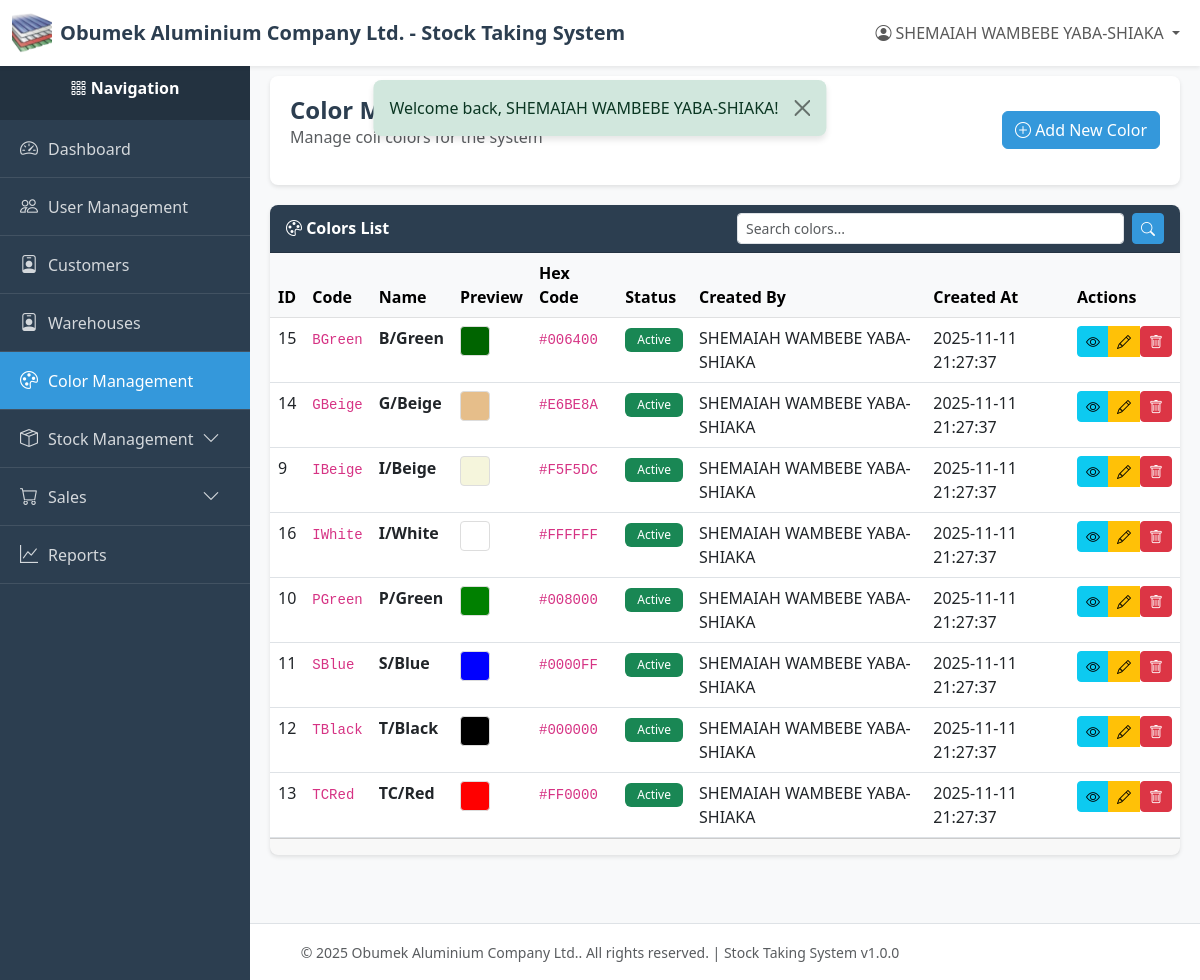
Page /index.php?page=colors (signed in) on the committed database.
### tables this page shows
CREATE TABLE `colors` (
  `id` int(11) NOT NULL,
  `code` varchar(50) NOT NULL COMMENT 'Short code like IBeige, PGreen',
  `name` varchar(100) NOT NULL COMMENT 'Display name like I/Beige, P/Green',
  `hex_code` varchar(7) DEFAULT NULL COMMENT 'Optional hex color code for UI display',
  `is_active` tinyint(1) DEFAULT 1,
  `created_by` int(11) NOT NULL,
  `created_at` timestamp NOT NULL DEFAULT current_timestamp(),
  `updated_at` timestamp NULL DEFAULT NULL ON UPDATE current_timestamp(),
  `deleted_at` timestamp NULL DEFAULT NULL
);

CREATE TABLE `users` (
  `id` int(11) NOT NULL,
  `email` varchar(255) NOT NULL,
  `password` varchar(255) NOT NULL,
  `name` varchar(255) NOT NULL,
  `role` varchar(50) NOT NULL DEFAULT 'viewer',
  `created_at` timestamp NOT NULL DEFAULT current_timestamp(),
  `updated_at` timestamp NULL DEFAULT NULL ON UPDATE current_timestamp(),
  `deleted_at` timestamp NULL DEFAULT NULL
);

### index.php (called while the page is built, shortened)
<?php
require_once __DIR__ . '/utils/auth_middleware.php';
require_once __DIR__ . '/controllers/routes.php';

### utils/auth_middleware.php (called while the page is built, shortened)
<?php
function hasPermission($module, $action = ACTION_VIEW) {
    if (isset($_SESSION['user_role']) && $_SESSION['user_role'] === ROLE_SUPER_ADMIN) {
        return true;
    }
    $permissions = $_SESSION['permissions'];
    return in_array($action, $permissions[$module]);
}

### config/db.php (called while the page is built, shortened)
<?php
class Database {
    private static $instance = null;
    private $connection;
    private $host = 'localhost';
    private $db_name = 'stock_system';
    private $username = 'root';
    private $password = '';
    private $charset = 'utf8mb4';
    private function __construct() {
        try {
            $dsn = "mysql:host={$this->host};dbname={$this->db_name};charset={$this->charset}";
            $options = [
                PDO::ATTR_ERRMODE            => PDO::ERRMODE_EXCEPTION,
                PDO::ATTR_DEFAULT_FETCH_MODE => PDO::FETCH_ASSOC,
                PDO::ATTR_EMULATE_PREPARES   => false,
            ];
            $this->connection = new PDO($dsn, $this->username, $this->password, $options);
        } catch (PDOException $e) {
            error_log("Database Connection Error: " . $e->getMessage());
            die("Database connection failed. Please contact the administrator.");
        }
    }
    public static function getInstance() {
        if (self::$instance === null) {
            self::$instance = new self();
        }
        return self::$instance;
    }
    public function getConnection() {
        return $this->connection;
    }
}

### models/color.php (called while the page is built, shortened)
<?php
require_once __DIR__ . '/../config/db.php';
class Color {
    private $db;
    private $table = 'colors';
    public function __construct() {
        $this->db = Database::getInstance()->getConnection();
    }
    public function getAll($limit = RECORDS_PER_PAGE, $offset = 0) {
        try {
            $sql = "SELECT c.*, u.name as created_by_name
                    FROM {$this->table} c
                    LEFT JOIN users u ON c.created_by = u.id
                    WHERE c.deleted_at IS NULL
                    ORDER BY c.name ASC
                    LIMIT :limit OFFSET :offset";
            $stmt = $this->db->prepare($sql);
            $stmt->bindValue(':limit', $limit, PDO::PARAM_INT);
            $stmt->bindValue(':offset', $offset, PDO::PARAM_INT);
            $stmt->execute();
            return $stmt->fetchAll();
        } catch (PDOException $e) {
            error_log("Color fetch error: " . $e->getMessage());
            return [];
        }
    }
}

### utils/helpers.php (called while the page is built, shortened)
<?php
function formatDate($date, $format = 'Y-m-d H:i:s')
{
    $timestamp = strtotime($date);
    return $timestamp ? date($format, $timestamp) : $date;
}

### views/colors/index.php (the view, shortened to what this page needs)
<?php
require_once __DIR__ . '/../../config/db.php';
require_once __DIR__ . '/../../models/color.php';
require_once __DIR__ . '/../../utils/helpers.php';
$currentPage = isset($_GET['page_num']) ? (int)$_GET['page_num'] : 1;
$searchQuery = $_GET['search'] ?? '';
$colorModel = new Color();
if (!empty($searchQuery)) {
    $colors = $colorModel->search($searchQuery, RECORDS_PER_PAGE, ($currentPage - 1) * RECORDS_PER_PAGE);
    $totalColors = count($colors);
} else {
    $colors = $colorModel->getAll(RECORDS_PER_PAGE, ($currentPage - 1) * RECORDS_PER_PAGE);
}
require_once __DIR__ . '/../../layout/header.php';
require_once __DIR__ . '/../../layout/sidebar.php';
?>
<div class="content-wrapper">
    <div class="page-header">
        <div class="d-flex justify-content-between align-items-center">
            <div>
                <h1 class="page-title">Color Management</h1>
                <p class="text-muted">Manage coil colors for the system</p>
            </div>
            <?php if (hasPermission(MODULE_COLOR_MANAGEMENT, ACTION_CREATE)): ?>
            <a href="/new-stock-system/index.php?page=colors_create" class="btn btn-primary">
                <i class="bi bi-plus-circle"></i> Add New Color
            </a>
            <?php endif; ?>
        </div>
    </div>
    <div class="card">
        <div class="card-header">
            <div class="row align-items-center">
                <div class="col-md-6">
                    <i class="bi bi-palette"></i> Colors List
                </div>
                <div class="col-md-6">
                    <form method="GET" action="/new-stock-system/index.php" class="d-flex">
                        <input type="text" name="search" class="form-control form-control-sm me-2"
                               placeholder="Search colors..." value="<?php echo htmlspecialchars($searchQuery); ?>">
                        <button type="submit" class="btn btn-sm btn-primary"><i class="bi bi-search"></i></button>
                    </form>
                </div>
            </div>
        </div>
        <div class="card-body p-0">
            <?php if (empty($colors)): ?>
            <div class="alert alert-info m-3">
                <i class="bi bi-info-circle"></i> No colors found.
            </div>
            <?php else: ?>
            <div class="table-responsive">
                <table class="table table-hover mb-0">
                    <thead class="table-light">
                        <tr>
                            <th>ID</th>
                            <th>Code</th>
                            <th>Name</th>
                            <th>Preview</th>
                            <th>Hex Code</th>
                            <th>Status</th>
                            <th>Created By</th>
                            <th>Created At</th>
                            <th>Actions</th>
                        </tr>
                    </thead>
                    <tbody>
                        <?php foreach ($colors as $color): ?>
                        <tr>
                            <td><?php echo $color['id']; ?></td>
                            <td><code><?php echo htmlspecialchars($color['code']); ?></code></td>
                            <td><strong><?php echo htmlspecialchars($color['name']); ?></strong></td>
                            <td>
                                <?php if (!empty($color['hex_code'])): ?>
                                    <div style="width: 30px; height: 30px; background-color: <?php echo htmlspecialchars($color['hex_code']); ?>; border: 1px solid #ddd; border-radius: 4px;"></div>
                                <?php else: ?>
                                    <span class="text-muted">-</span>
                                <?php endif; ?>
                            </td>
                            <td>
                                <?php if (!empty($color['hex_code'])): ?>
                                    <code><?php echo htmlspecialchars($color['hex_code']); ?></code>
                                <?php else: ?>
                                    <span class="text-muted">-</span>
                                <?php endif; ?>
                            </td>
                            <td>
                                <?php if ($color['is_active']): ?>
                                    <span class="badge bg-success">Active</span>
                                <?php else: ?>
                                    <span class="badge bg-secondary">Inactive</span>
                                <?php endif; ?>
                            </td>
                            <td><?php echo htmlspecialchars($color['created_by_name'] ?? '-'); ?></td>
                            <td><?php echo formatDate($color['created_at']); ?></td>
                            <td>
                                <?php
                                $id = $color['id'];
                                $canView = hasPermission(MODULE_COLOR_MANAGEMENT, ACTION_VIEW);
                                $canEdit = hasPermission(MODULE_COLOR_MANAGEMENT, ACTION_EDIT);
                                $canDelete = hasPermission(MODULE_COLOR_MANAGEMENT, ACTION_DELETE);
                                include __DIR__ . '/../../layout/quick_action_buttons.php';
                                ?>
                            </td>
                        </tr>
                        <?php endforeach; ?>
                    </tbody>
                </table>
            </div>
            <?php endif; ?>
        </div>
        <?php if (!empty($colors)): ?>
        <div class="card-footer">
        </div>
        <?php endif; ?>
    </div>
</div>
<?php require_once __DIR__ . '/../../layout/footer.php'; ?>

### layout/quick_action_buttons.php (shortened to what this page needs)
<?php
$id = $id ?? 0;
$module = $module ?? '';
$canView = $canView ?? true;
$canEdit = $canEdit ?? true;
$canDelete = $canDelete ?? true;
?>
<div class="btn-group btn-group-sm" role="group">
    <?php if ($canView): ?>
    <a href="/new-stock-system/index.php?page=<?php echo $module; ?>_view&id=<?php echo $id; ?>"
       class="btn btn-info btn-sm"
       title="View Details">
        <i class="bi bi-eye"></i>
    </a>
    <?php endif; ?>
    <?php if ($canEdit): ?>
    <a href="/new-stock-system/index.php?page=<?php echo $module; ?>_edit&id=<?php echo $id; ?>"
       class="btn btn-warning btn-sm"
       title="Edit">
        <i class="bi bi-pencil"></i>
    </a>
    <?php endif; ?>
    <?php if ($canDelete): ?>
    <form method="POST"
          action="/new-stock-system/controllers/<?php echo $module; ?>/delete/index.php"
          style="display: inline;"
          onsubmit="return confirmDelete();">
        <button type="submit" class="btn btn-danger btn-sm" title="Delete">
            <i class="bi bi-trash"></i>
        </button>
    </form>
    <?php endif; ?>
</div>

### layout/header.php (style rules this page uses)
:root { --primary-color: #2c3e50; --secondary-color: #3498db; --success-color: #27ae60; --danger-color: #e74c3c; --warning-color: #f39c12; --sidebar-width: 250px; }
body { font-family: 'Segoe UI', Tahoma, Geneva, Verdana, sans-serif; background-color: #f8f9fa; }
.content-wrapper { flex: 1; padding: 20px; margin-left: var(--sidebar-width); transition: margin-left 0.3s; }
.page-header { background: white; padding: 20px; border-radius: 8px; box-shadow: 0 2px 4px rgba(0,0,0,0.1); margin-bottom: 20px; }
.page-title { margin: 0; color: var(--primary-color); font-size: 24px; font-weight: 600; }
.card { border: none; box-shadow: 0 2px 4px rgba(0,0,0,0.1); border-radius: 8px; }
.card-header { background-color: var(--primary-color); color: white; font-weight: 600; border-radius: 8px 8px 0 0 !important; }
.btn-primary { background-color: var(--secondary-color); border-color: var(--secondary-color); }
.table { background: white; }
.badge { padding: 6px 12px; font-weight: 500; }

### rows in the picture
colors: id "15", code "BGreen", name "B/Green", hex_code "#006400", is_active "Active", created_by.name "SHEMAIAH WAMBEBE YABA-SHIAKA", created_at "2025-11-11 21:27:37"
colors: id "14", code "GBeige", name "G/Beige", hex_code "#E6BE8A", is_active "Active", created_by.name "SHEMAIAH WAMBEBE YABA-SHIAKA", created_at "2025-11-11 21:27:37"
colors: id "9", code "IBeige", name "I/Beige", hex_code "#F5F5DC", is_active "Active", created_by.name "SHEMAIAH WAMBEBE YABA-SHIAKA", created_at "2025-11-11 21:27:37"
colors: id "16", code "IWhite", name "I/White", hex_code "#FFFFFF", is_active "Active", created_by.name "SHEMAIAH WAMBEBE YABA-SHIAKA", created_at "2025-11-11 21:27:37"
colors: id "10", code "PGreen", name "P/Green", hex_code "#008000", is_active "Active", created_by.name "SHEMAIAH WAMBEBE YABA-SHIAKA", created_at "2025-11-11 21:27:37"
colors: id "11", code "SBlue", name "S/Blue", hex_code "#0000FF", is_active "Active", created_by.name "SHEMAIAH WAMBEBE YABA-SHIAKA", created_at "2025-11-11 21:27:37"
colors: id "12", code "TBlack", name "T/Black", hex_code "#000000", is_active "Active", created_by.name "SHEMAIAH WAMBEBE YABA-SHIAKA", created_at "2025-11-11 21:27:37"
colors: id "13", code "TCRed", name "TC/Red", hex_code "#FF0000", is_active "Active", created_by.name "SHEMAIAH WAMBEBE YABA-SHIAKA", created_at "2025-11-11 21:27:37"

### other values in the picture
COMPANY_NAME "Obumek Aluminium Company Ltd."
APP_NAME "Stock Taking System"
$currentUser['name'] "SHEMAIAH WAMBEBE YABA-SHIAKA"
$flash['message'] "Welcome back, SHEMAIAH WAMBEBE YABA-SHIAKA!"
APP_VERSION "1.0.0"
